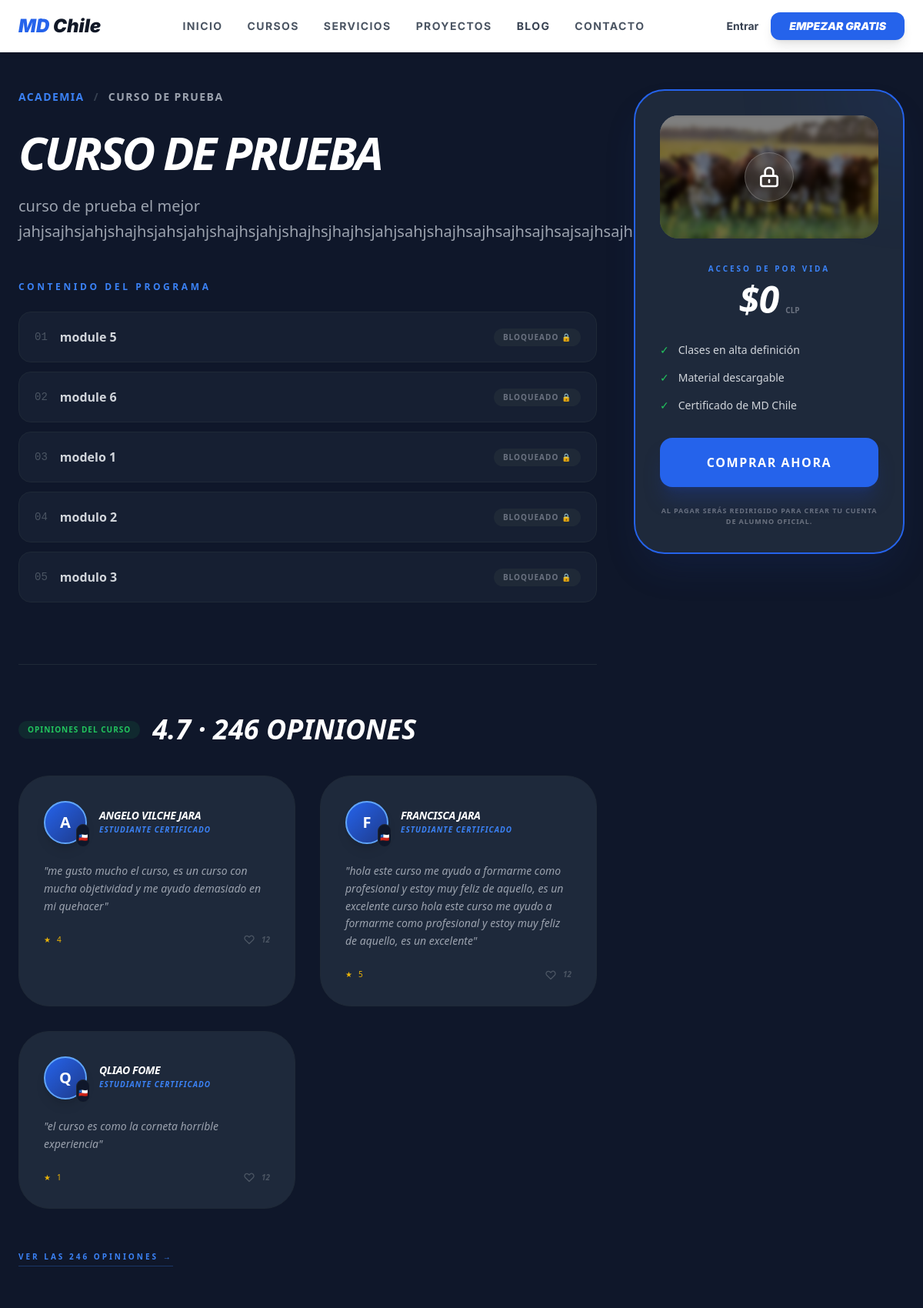
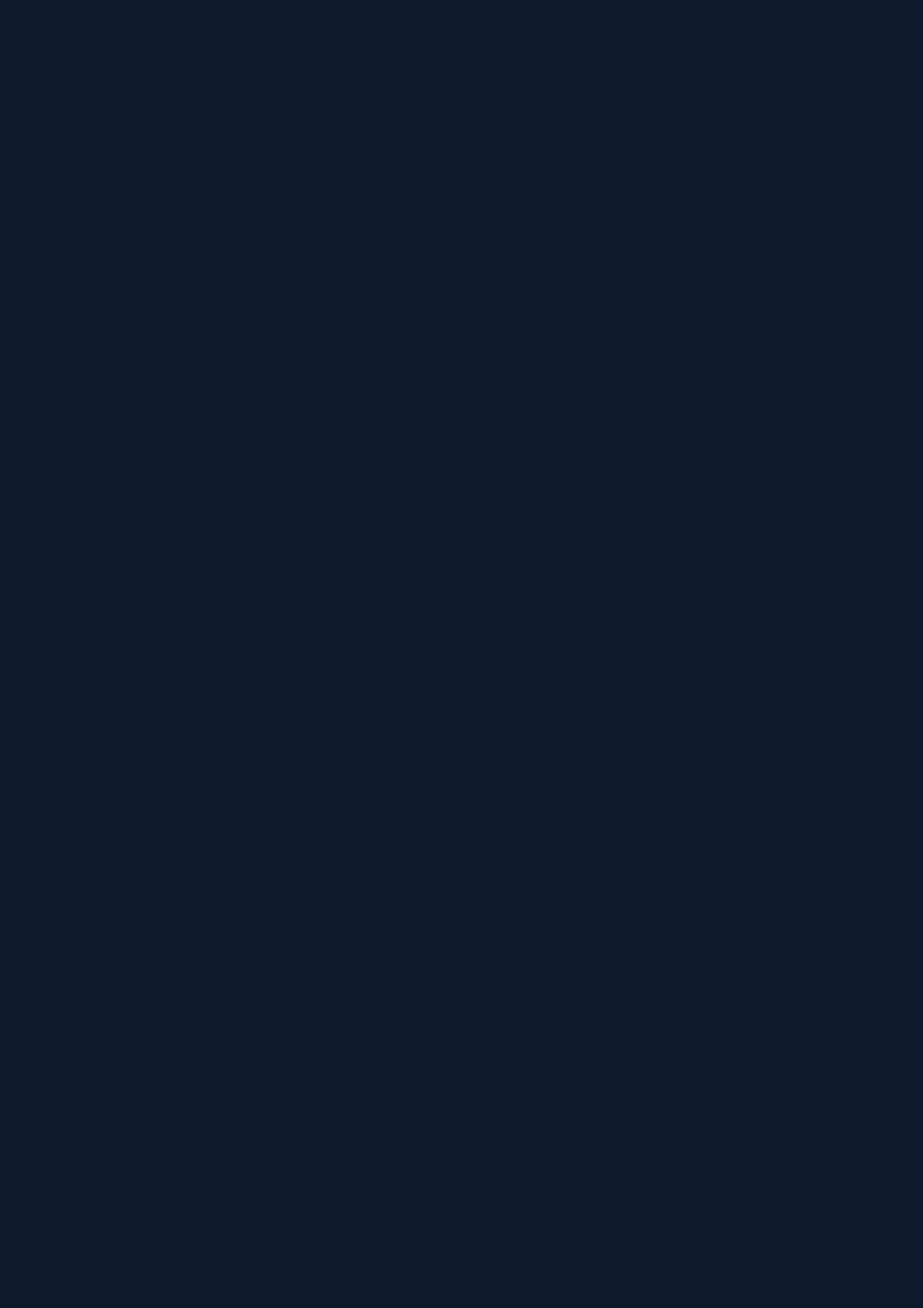
Screenshot of /academia/curso-de-prueba/ (upper part) with the database file from the repository (2 pictures, top to bottom).
### courses/models.py (models this page shows, shortened)
class Course(models.Model):
    title = models.CharField(max_length=200)
    slug = models.SlugField(unique=True, blank=True, null=True)
    description = models.TextField()
    image = models.ImageField(upload_to='courses/banners/', null=True, blank=True)
    price = models.IntegerField(default=0)
    is_published = models.BooleanField(default=True)
    created_at = models.DateTimeField(auto_now_add=True)

class Module(models.Model):
    course = models.ForeignKey(Course, related_name='modules', on_delete=models.CASCADE)
    title = models.CharField(max_length=200)
    order = models.PositiveIntegerField(default=0)
    class Meta:
        ordering = ['order']

### agency/models.py (models this page shows, shortened)
class UserTestimonial(models.Model):
    user = models.ForeignKey(
        settings.AUTH_USER_MODEL,
        on_delete=models.CASCADE,
        related_name="testimonios",
        verbose_name="Alumno"
    )
    name = models.CharField(max_length=100, verbose_name="Nombre para mostrar")
    comment = models.TextField(
        validators=[MinLengthValidator(10), MaxLengthValidator(300)],
        verbose_name="Reseña (Máx 300 caracteres)"
    )
    rating = models.IntegerField(default=5, choices=[(i, i) for i in range(1, 6)], verbose_name="Estrellas")
    is_approved = models.BooleanField(default=False, verbose_name="¿Aprobado para el Home?")
    created_at = models.DateTimeField(auto_now_add=True, verbose_name="Fecha de envío")
    class Meta:
        verbose_name = "Testimonio de Usuario"
        verbose_name_plural = "Testimonios de Usuarios"

### courses/views_public.py (the view)
def curso_detalle_publico(request, slug):
    course = get_object_or_404(Course, slug=slug)
    testimonios = UserTestimonial.objects.filter(is_approved=True)[:4]
    return render(request, 'courses/curso_detalle_publico.html', {
        'course': course,
        'testimonios': testimonios
    })

### templates/courses/curso_detalle_publico.html (shortened to what this page needs)
{% extends 'base.html' %}
{% block content %}
<div class="min-h-screen bg-[#0f172a] text-white font-sans">
    <div class="max-w-7xl mx-auto px-6 py-12">
        <div class="grid grid-cols-1 lg:grid-cols-3 gap-12">
            <div class="lg:col-span-2">
                <nav class="flex mb-8 text-sm font-bold uppercase tracking-widest text-blue-500">
                    <a href="{% url 'academia_publica' %}" class="hover:text-white transition-colors">Academia</a>
                    <span class="mx-3 text-gray-700">/</span>
                    <span class="text-gray-400">{{ course.title }}</span>
                </nav>
                <h1 class="text-5xl md:text-6xl font-black mb-6 italic uppercase tracking-tighter leading-none">
                    {{ course.title }}
                </h1>
                <p class="text-xl text-gray-400 mb-10 leading-relaxed max-w-3xl">
                    {{ course.description }}
                </p>
                <div class="mt-12">
                    <h3 class="text-xs font-black text-blue-500 uppercase tracking-[0.3em] mb-6">Contenido del programa</h3>
                    <div class="space-y-3">
                        {% for module in course.modules.all %}
                        <div class="bg-[#1e293b]/50 border border-gray-800 p-5 rounded-2xl flex justify-between items-center group hover:bg-[#1e293b] transition-colors">
                            <div class="flex items-center gap-4">
                                <span class="text-gray-600 font-mono text-sm">{{ forloop.counter|stringformat:"02d" }}</span>
                                <span class="font-bold text-gray-300 group-hover:text-white">{{ module.title }}</span>
                            </div>
                            <span class="text-[10px] bg-gray-800 px-3 py-1 rounded-full text-gray-500 font-black uppercase tracking-widest">
                                Bloqueado 🔒
                            </span>
                        </div>
                        {% endfor %}
                    </div>
                </div>
                <div class="mt-20 border-t border-gray-800 pt-16">
                    <div class="flex items-center gap-4 mb-10">
                        <span class="text-green-500 bg-green-500/10 px-3 py-1 rounded-full text-[10px] font-black uppercase tracking-widest">Opiniones del curso</span>
                        <h2 class="text-4xl font-black italic uppercase italic">4.7 · 246 opiniones</h2>
                    </div>
                    <div class="grid grid-cols-1 md:grid-cols-2 gap-8">
                        {% for t in testimonios %}
                        <div class="bg-[#1e293b] p-8 rounded-[2.5rem] border border-gray-800 hover:border-blue-500/30 transition-all group">
                            <div class="flex items-center gap-4 mb-6">
                                <div class="relative">
                                    {% if t.image %}
                                        <img src="{{ t.image.url }}" class="w-14 h-14 rounded-full object-cover border-2 border-blue-500 shadow-lg group-hover:scale-110 transition-transform">
                                    {% elif t.user and t.user.profile.image %}
                                        <img src="{{ t.user.profile.image.url }}" class="w-14 h-14 rounded-full object-cover border-2 border-blue-500 shadow-lg group-hover:scale-110 transition-transform">
                                    {% else %}
                                        <div class="w-14 h-14 rounded-full bg-gradient-to-br from-blue-600 to-blue-900 flex items-center justify-center font-black text-xl text-white border-2 border-blue-400 shadow-lg group-hover:scale-110 transition-transform uppercase">
                                            {{ t.name|slice:":1" }}
                                        </div>
                                    {% endif %}
                                    <div class="absolute -bottom-1 -right-1 bg-[#0f172a] rounded-full p-0.5 border border-gray-800">
                                        <span class="text-[10px]">🇨🇱</span>
                                    </div>
                                </div>
                                <div>
                                    <h4 class="font-black text-white uppercase text-sm italic tracking-tight leading-none mb-1">{{ t.name }}</h4>
                                    <p class="text-[10px] text-blue-500 font-bold tracking-widest uppercase italic">Estudiante Certificado</p>
                                </div>
                            </div>
                            <p class="text-gray-400 leading-relaxed text-sm italic mb-6">
                                "{{ t.comment }}"
                            </p>
                            <div class="flex items-center justify-between">
                                <div class="flex items-center gap-1 text-yellow-500 text-[10px]">
                                    <span class="mr-1">★</span> {{ t.rating|default:"5.0" }}
                                </div>
                                <div class="flex items-center gap-2 text-gray-600 group-hover:text-red-500 transition-colors cursor-pointer">
                                    <svg xmlns="http://www.w3.org/2000/svg" class="h-4 w-4" fill="none" viewBox="0 0 24 24" stroke="currentColor">
                                        <path stroke-linecap="round" stroke-linejoin="round" stroke-width="2" d="M4.318 6.318a4.5 4.5 0 000 6.364L12 20.364l7.682-7.682a4.5 4.5 0 00-6.364-6.364L12 7.636l-1.318-1.318a4.5 4.5 0 00-6.364 0z" />
                                    </svg>
                                    <span class="text-[10px] font-black italic">12</span>
                                </div>
                            </div>
                        </div>
                        {% endfor %}
                    </div>
                    <div class="mt-12 text-center md:text-left">
                        <a href="#" class="inline-block text-blue-500 font-black uppercase text-[10px] tracking-[0.3em] hover:text-white transition-colors border-b border-blue-500/30 pb-1">
                            Ver las 246 opiniones →
                        </a>
                    </div>
                </div>
            </div>
            <div class="lg:col-span-1">
                <div class="bg-[#1e293b] border-2 border-blue-600 rounded-[2.5rem] p-8 sticky top-10 shadow-2xl shadow-blue-900/20 overflow-hidden">
                    <div class="relative z-10">
                        <div class="relative rounded-3xl overflow-hidden mb-8 group">
                            {% if course.image %}
                                <img src="{{ course.image.url }}" class="w-full aspect-video object-cover blur-[3px] scale-105">
                            {% endif %}
                            <div class="absolute inset-0 flex items-center justify-center bg-black/50">
                                <div class="w-16 h-16 bg-white/10 rounded-full flex items-center justify-center backdrop-blur-xl border border-white/20">
                                    <svg xmlns="http://www.w3.org/2000/svg" class="h-8 w-8 text-white" fill="none" viewBox="0 0 24 24" stroke="currentColor">
                                        <path stroke-linecap="round" stroke-linejoin="round" stroke-width="2" d="M12 15v2m-6 4h12a2 2 0 002-2v-6a2 2 0 00-2-2H6a2 2 0 00-2 2v6a2 2 0 002 2zm10-10V7a4 4 0 00-8 0v4h8z" />
                                    </svg>
                                </div>
                            </div>
                        </div>
                        <div class="text-center mb-8">
                            <span class="text-[10px] font-black uppercase tracking-[0.3em] text-blue-500 mb-2 block">Acceso de por vida</span>
                            <div class="flex justify-center items-baseline gap-2">
                                <span class="text-5xl font-black italic">${{ course.price }}</span>
                                <span class="text-gray-500 font-bold uppercase text-[10px]">CLP</span>
                            </div>
                        </div>
                        <ul class="space-y-4 mb-8">
                            <li class="flex items-center gap-3 text-sm text-gray-300">
                                <span class="text-green-500">✓</span> Clases en alta definición
                            </li>
                            <li class="flex items-center gap-3 text-sm text-gray-300">
                                <span class="text-green-500">✓</span> Material descargable
                            </li>
                            <li class="flex items-center gap-3 text-sm text-gray-300">
                                <span class="text-green-500">✓</span> Certificado de MD Chile
                            </li>
                        </ul>
                        <a href="{% url 'checkout' course.id %}" class="block w-full bg-blue-600 hover:bg-white hover:text-blue-900 text-white py-5 rounded-2xl font-black uppercase text-center tracking-widest shadow-xl shadow-blue-900/40 transition-all transform hover:-translate-y-1 active:scale-95">
                            Comprar ahora
                        </a>
                        <p class="mt-6 text-[9px] text-center text-gray-500 uppercase font-bold tracking-widest leading-relaxed">
                            Al pagar serás redirigido para crear tu cuenta de alumno oficial.
                        </p>
                    </div>
                </div>
            </div>
        </div>
    </div>
</div>
{% endblock %}

### templates/base.html (style rules this page uses)
body { font-family: 'Inter', sans-serif; }

### rows the page displays
Course: title "CURSO DE PRUEBA", description "curso de prueba el mejor jahjsajhsjahjshajhsjahsjahjshajhsjahjshajhsjhajhsjahjsahjshajhsajhsajhsajhsajsajhsajhsajhsajhsajhsajh", image (picture), price "0"
Module: title "module 5"
Module: title "module 6"
Module: title "modelo 1"
Module: title "modulo 2"
Module: title "modulo 3"
UserTestimonial: name "A", name "ANGELO VILCHE JARA", comment "me gusto mucho el curso, es un curso con mucha objetividad y me ayudo demasiado en mi quehacer", rating "4"
UserTestimonial: name "F", name "FRANCISCA JARA", comment "hola este curso me ayudo a formarme como profesional y estoy muy feliz de aquello, es un excelente curso hola este curso me ayudo a formarme como profesional y estoy muy feliz de aquello, es un excelente", rating "5"
UserTestimonial: name "Q", name "QLIAO FOME", comment "el curso es como la corneta horrible experiencia", rating "1"
